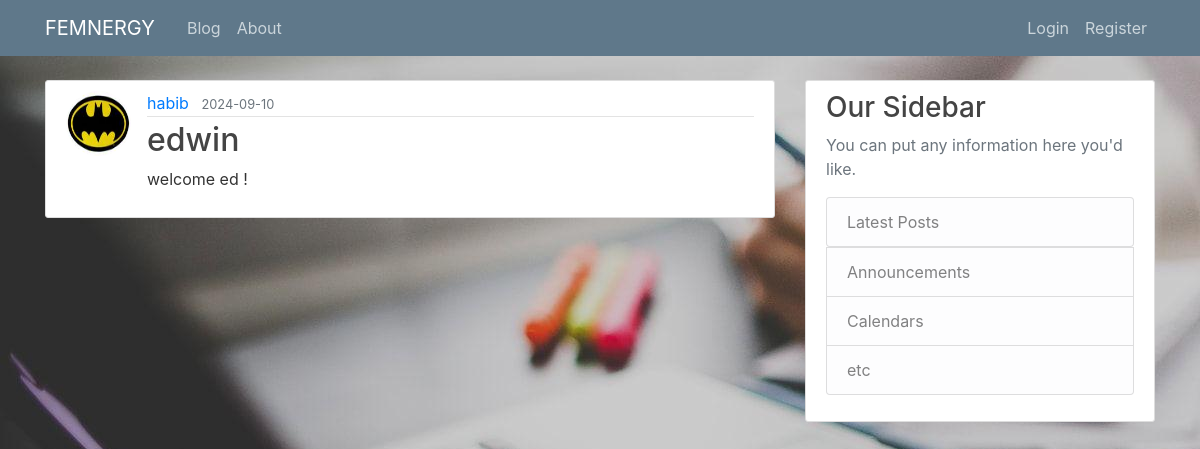
Screenshot of /post/2 with the database file from the repository.
### proj/models.py (models this page shows, shortened)
class User(db.Model, UserMixin):
    id = db.Column(db.Integer, primary_key=True)
    username = db.Column(db.String(20), unique=True, nullable=False)
    email = db.Column(db.String(120), unique=True, nullable=False)
    image_file = db.Column(db.String(20), nullable=False, default='default.jpg')
    password = db.Column(db.String(60), nullable=False)
    posts = db.relationship('Post', backref='author', lazy=True)

class Post(db.Model):
    id = db.Column(db.Integer, primary_key=True)
    title = db.Column(db.String(100), nullable=False)
    date_posted = db.Column(db.DateTime, nullable=False, default=datetime.utcnow)
    content = db.Column(db.Text, nullable=False)
    user_id = db.Column(db.Integer, db.ForeignKey('user.id'), nullable=False)

### proj/routes.py (the view)
@app.route("/post/<int:post_id>")
def post(post_id):
    post = Post.query.get_or_404(post_id)
    return render_template('post.html', title=post.title, post=post)

### proj/templates/post.html (shortened to what this page needs)
{% extends "layout.html" %}
{% block content %}
  <article class="media content-section">
    <img class="rounded-circle article-img" src="{{ url_for('static', filename='profile_pics/' + post.author.image_file) }}">
    <div class="media-body">
      <div class="article-metadata">
        <a class="mr-2" href="{{ url_for('user_posts', username=post.author.username) }}">{{ post.author.username }}</a>
        <small class="text-muted">{{ post.date_posted.strftime('%Y-%m-%d') }}</small>
      </div>
      <h2 class="article-title">{{ post.title }}</h2>
      <p class="article-content">{{ post.content }}</p>
    </div>
  </article>
{% endblock content %}

### proj/static/main.css (style rules this page uses)
body { background: #fafafa; background: url("view8.jpg"); color: #333333; margin-top: 5rem; }
h1, h2, h3, h4, h5, h6 { color: #444444; }
.content-section { background: #ffffff; padding: 10px 20px; border: 1px solid #dddddd; border-radius: 3px; margin-bottom: 20px; }
.article-title { color: #444444; }
.article-content { white-space: pre-line; }
.article-img { height: 65px; width: 65px; margin-right: 16px; }
.article-metadata { padding-bottom: 1px; margin-bottom: 4px; border-bottom: 1px solid #e3e3e3 }

### rows the page displays
User: image_file (picture), author.username "habib"
Post: date_posted "2024-09-10", title "edwin", content "welcome ed !"
